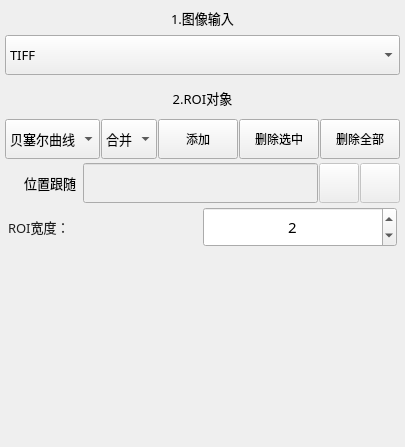
       <widget class="QWidget" name="ROITab">
        <attribute name="title">
         <string>   区域   </string>
        </attribute>
        <layout class="QVBoxLayout" name="verticalLayout" stretch="0,0,1">
         <property name="spacing">
          <number>0</number>
         </property>
         <property name="leftMargin">
          <number>0</number>
         </property>
         <property name="topMargin">
          <number>0</number>
         </property>
         <property name="rightMargin">
          <number>0</number>
         </property>
         <property name="bottomMargin">
          <number>0</number>
         </property>
         <item>
          <widget class="QWidget" name="groupImage_3" native="true">
           <property name="minimumSize">
            <size>
             <width>0</width>
             <height>60</height>
            </size>
           </property>
           <property name="maximumSize">
            <size>
             <width>16777215</width>
             <height>100</height>
            </size>
           </property>
           <property name="font">
            <font>
             <family>微软雅黑</family>
             <pointsize>10</pointsize>
            </font>
           </property>
           <layout class="QVBoxLayout" name="verticalLayout_3">
            <property name="spacing">
             <number>0</number>
            </property>
            <property name="leftMargin">
             <number>5</number>
            </property>
            <property name="topMargin">
             <number>0</number>
            </property>
            <property name="rightMargin">
             <number>5</number>
            </property>
            <property name="bottomMargin">
             <number>5</number>
            </property>
            <item>
             <widget class="QLabel" name="label">
              <property name="minimumSize">
               <size>
                <width>0</width>
                <height>35</height>
               </size>
              </property>
              <property name="text">
               <string>1.图像输入</string>
              </property>
              <property name="alignment">
               <set>Qt::AlignCenter</set>
              </property>
             </widget>
            </item>
            <item>
             <widget class="QComboBox" name="cbx_ImgInPut">
              <property name="minimumSize">
               <size>
                <width>80</width>
                <height>40</height>
               </size>
              </property>
              <property name="font">
               <font>
                <family>微软雅黑</family>
                <pointsize>10</pointsize>
               </font>
              </property>
              <property name="focusPolicy">
               <enum>Qt::WheelFocus</enum>
              </property>
              <property name="editable">
               <bool>false</bool>
              </property>
              <property name="currentIndex">
               <number>4</number>
              </property>
              <item>
               <property name="text">
                <string>JPG</string>
               </property>
              </item>
              <item>
               <property name="text">
                <string>JPEG</string>
               </property>
              </item>
              <item>
               <property name="text">
                <string>PNG</string>
               </property>
              </item>
              <item>
               <property name="text">
                <string>BMP</string>
               </property>
              </item>
              <item>
               <property name="text">
                <string>TIFF</string>
               </property>
              </item>
             </widget>
            </item>
           </layout>
          </widget>
         </item>
         <item>
          <widget class="QWidget" name="groupC4" native="true">
           <property name="minimumSize">
            <size>
             <width>0</width>
             <height>150</height>
            </size>
           </property>
           <property name="font">
            <font>
             <family>微软雅黑</family>
             <pointsize>10</pointsize>
            </font>
           </property>
           <layout class="QVBoxLayout" name="verticalLayout_4">
            <property name="spacing">
             <number>4</number>
            </property>
            <property name="leftMargin">
             <number>0</number>
            </property>
            <property name="topMargin">
             <number>0</number>
            </property>
            <property name="rightMargin">
             <number>0</number>
            </property>
            <property name="bottomMargin">
             <number>0</number>
            </property>
            <item>
             <widget class="QLabel" name="label_4">
              <property name="minimumSize">
               <size>
                <width>0</width>
                <height>35</height>
               </size>
              </property>
              <property name="text">
               <string>2.ROI对象</string>
              </property>
              <property name="alignment">
               <set>Qt::AlignCenter</set>
              </property>
             </widget>
            </item>
            <item>
             <layout class="QHBoxLayout" name="horizontalLayout_3">
              <property name="spacing">
               <number>1</number>
              </property>
              <property name="leftMargin">
               <number>5</number>
              </property>
              <property name="rightMargin">
               <number>5</number>
              </property>
              <item>
               <widget class="QComboBox" name="comboROIShape">
                <property name="sizePolicy">
                 <sizepolicy hsizetype="Preferred" vsizetype="Fixed">
                  <horstretch>0</horstretch>
                  <verstretch>0</verstretch>
                 </sizepolicy>
                </property>
                <property name="minimumSize">
                 <size>
                  <width>60</width>
                  <height>40</height>
                 </size>
                </property>
                <property name="font">
                 <font>
                  <family>微软雅黑</family>
                  <pointsize>10</pointsize>
                 </font>
                </property>
                <property name="focusPolicy">
                 <enum>Qt::WheelFocus</enum>
                </property>
                <property name="currentIndex">
                 <number>0</number>
                </property>
                <item>
                 <property name="text">
                  <string>贝塞尔曲线</string>
                 </property>
                </item>
               </widget>
              </item>
              <item>
               <widget class="QComboBox" name="comboxROIType">
                <property name="sizePolicy">
                 <sizepolicy hsizetype="Preferred" vsizetype="Fixed">
                  <horstretch>0</horstretch>
                  <verstretch>0</verstretch>
                 </sizepolicy>
                </property>
                <property name="minimumSize">
                 <size>
                  <width>40</width>
                  <height>40</height>
                 </size>
                </property>
                <property name="font">
                 <font>
                  <family>微软雅黑</family>
                  <pointsize>10</pointsize>
                 </font>
                </property>
                <property name="currentIndex">
                 <number>0</number>
                </property>
                <item>
                 <property name="text">
                  <string>合并</string>
                 </property>
                </item>
                <item>
                 <property name="text">
                  <string>差集</string>
                 </property>
                </item>
               </widget>
              </item>
              <item>
               <widget class="QPushButton" name="btnAddROI">
                <property name="sizePolicy">
                 <sizepolicy hsizetype="Preferred" vsizetype="Fixed">
                  <horstretch>0</horstretch>
                  <verstretch>0</verstretch>
                 </sizepolicy>
                </property>
                <property name="minimumSize">
                 <size>
                  <width>60</width>
                  <height>40</height>
                 </size>
                </property>
                <property name="font">
                 <font>
                  <family>微软雅黑</family>
                  <pointsize>9</pointsize>
                 </font>
                </property>
                <property name="text">
                 <string>添加</string>
                </property>
               </widget>
              </item>
              <item>
               <widget class="QPushButton" name="btnDeleteROISelect">
                <property name="sizePolicy">
                 <sizepolicy hsizetype="Preferred" vsizetype="Fixed">
                  <horstretch>0</horstretch>
                  <verstretch>0</verstretch>
                 </sizepolicy>
                </property>
                <property name="minimumSize">
                 <size>
                  <width>60</width>
                  <height>40</height>
                 </size>
                </property>
                <property name="font">
                 <font>
                  <family>微软雅黑</family>
                  <pointsize>9</pointsize>
                 </font>
                </property>
                <property name="text">
                 <string>删除选中</string>
                </property>
               </widget>
              </item>
              <item>
               <widget class="QPushButton" name="btnDeleteROIAll">
                <property name="sizePolicy">
                 <sizepolicy hsizetype="Preferred" vsizetype="Fixed">
                  <horstretch>0</horstretch>
                  <verstretch>0</verstretch>
                 </sizepolicy>
                </property>
                <property name="minimumSize">
                 <size>
                  <width>60</width>
                  <height>40</height>
                 </size>
                </property>
                <property name="font">
                 <font>
                  <family>微软雅黑</family>
                  <pointsize>9</pointsize>
                 </font>
                </property>
                <property name="text">
                 <string>删除全部</string>
                </property>
               </widget>
              </item>
             </layout>
            </item>
            <item>
             <layout class="QHBoxLayout" name="horizontalLayout_6" stretch="0,1,0,0">
              <property name="spacing">
               <number>1</number>
              </property>
              <property name="leftMargin">
               <number>5</number>
              </property>
              <property name="rightMargin">
               <number>5</number>
              </property>
              <item>
               <widget class="QCheckBox" name="checkUseFollow">
                <property name="sizePolicy">
                 <sizepolicy hsizetype="Preferred" vsizetype="Fixed">
                  <horstretch>0</horstretch>
                  <verstretch>0</verstretch>
                 </sizepolicy>
                </property>
                <property name="minimumSize">
                 <size>
                  <width>40</width>
                  <height>40</height>
                 </size>
                </property>
                <property name="font">
                 <font>
                  <family>微软雅黑</family>
                  <pointsize>10</pointsize>
                 </font>
                </property>
                <property name="styleSheet">
                 <string notr="true">background: transparent;</string>
                </property>
                <property name="text">
                 <string>位置跟随</string>
                </property>
                <property name="iconSize">
                 <size>
                  <width>22</width>
                  <height>22</height>
                 </size>
                </property>
                <property name="checked">
                 <bool>false</bool>
                </property>
               </widget>
              </item>
              <item>
               <widget class="QLineEdit" name="txtLinkFollow">
                <property name="enabled">
                 <bool>false</bool>
                </property>
                <property name="sizePolicy">
                 <sizepolicy hsizetype="Preferred" vsizetype="Fixed">
                  <horstretch>0</horstretch>
                  <verstretch>0</verstretch>
                 </sizepolicy>
                </property>
                <property name="minimumSize">
                 <size>
                  <width>0</width>
                  <height>40</height>
                 </size>
                </property>
                <property name="font">
                 <font>
                  <family>微软雅黑</family>
                  <pointsize>10</pointsize>
                 </font>
                </property>
                <property name="toolTip">
                 <string>匹配基准中心</string>
                </property>
                <property name="alignment">
                 <set>Qt::AlignCenter</set>
                </property>
                <property name="readOnly">
                 <bool>false</bool>
                </property>
               </widget>
              </item>
              <item>
               <widget class="QPushButton" name="btnLinkContent">
                <property name="enabled">
                 <bool>false</bool>
                </property>
                <property name="sizePolicy">
                 <sizepolicy hsizetype="Preferred" vsizetype="Fixed">
                  <horstretch>0</horstretch>
                  <verstretch>0</verstretch>
                 </sizepolicy>
                </property>
                <property name="minimumSize">
                 <size>
                  <width>40</width>
                  <height>40</height>
                 </size>
                </property>
                <property name="toolTip">
                 <string>链接位置跟随</string>
                </property>
                <property name="text">
                 <string/>
                </property>
                <property name="icon">
                 <iconset resource="../../../QApplication/saribbonresouce.qrc">
                  <normaloff>:/image/icon/images/link.png</normaloff>:/image/icon/images/link.png</iconset>
                </property>
                <property name="iconSize">
                 <size>
                  <width>25</width>
                  <height>25</height>
                 </size>
                </property>
               </widget>
              </item>
              <item>
               <widget class="QPushButton" name="btnDelLinkContent">
                <property name="enabled">
                 <bool>false</bool>
                </property>
                <property name="sizePolicy">
                 <sizepolicy hsizetype="Preferred" vsizetype="Fixed">
                  <horstretch>0</horstretch>
                  <verstretch>0</verstretch>
                 </sizepolicy>
                </property>
                <property name="minimumSize">
                 <size>
                  <width>40</width>
                  <height>40</height>
                 </size>
                </property>
                <property name="toolTip">
                 <string>删除位置跟随链接</string>
                </property>
                <property name="text">
                 <string/>
                </property>
                <property name="icon">
                 <iconset resource="../../../QApplication/saribbonresouce.qrc">
                  <normaloff>:/image/icon/images/close.png</normaloff>:/image/icon/images/close.png</iconset>
                </property>
                <property name="iconSize">
                 <size>
                  <width>27</width>
                  <height>27</height>
                 </size>
                </property>
               </widget>
              </item>
             </layout>
            </item>
            <item>
             <layout class="QHBoxLayout" name="horizontalLayout_7" stretch="1,1">
              <property name="spacing">
               <number>1</number>
              </property>
              <property name="leftMargin">
               <number>8</number>
              </property>
              <property name="rightMargin">
               <number>8</number>
              </property>
              <item>
               <widget class="QLabel" name="label_20">
                <property name="sizePolicy">
                 <sizepolicy hsizetype="Preferred" vsizetype="Fixed">
                  <horstretch>0</horstretch>
                  <verstretch>0</verstretch>
                 </sizepolicy>
                </property>
                <property name="minimumSize">
                 <size>
                  <width>0</width>
                  <height>40</height>
                 </size>
                </property>
                <property name="font">
                 <font>
                  <family>微软雅黑</family>
                  <pointsize>10</pointsize>
                 </font>
                </property>
                <property name="styleSheet">
                 <string notr="true">color: rgb(30, 30, 30);
background: transparent;</string>
                </property>
                <property name="text">
                 <string>ROI宽度：</string>
                </property>
               </widget>
              </item>
              <item>
               <widget class="QSpinBox" name="spinRoiW">
                <property name="sizePolicy">
                 <sizepolicy hsizetype="Preferred" vsizetype="Fixed">
                  <horstretch>0</horstretch>
                  <verstretch>0</verstretch>
                 </sizepolicy>
                </property>
                <property name="minimumSize">
                 <size>
                  <width>0</width>
                  <height>40</height>
                 </size>
                </property>
                <property name="font">
                 <font>
                  <family>微软雅黑</family>
                  <pointsize>11</pointsize>
                 </font>
                </property>
                <property name="alignment">
                 <set>Qt::AlignCenter</set>
                </property>
                <property name="minimum">
                 <number>1</number>
                </property>
                <property name="maximum">
                 <number>100</number>
                </property>
                <property name="value">
                 <number>2</number>
                </property>
               </widget>
              </item>
             </layout>
            </item>
           </layout>
          </widget>
         </item>
         <item>
          <widget class="QWidget" name="ROIwidget" native="true">
           <property name="minimumSize">
            <size>
             <width>0</width>
             <height>200</height>
            </size>
           </property>
           <layout class="QVBoxLayout" name="ROILayout">
            <property name="spacing">
             <number>0</number>
            </property>
            <property name="leftMargin">
             <number>0</number>
            </property>
            <property name="topMargin">
             <number>0</number>
            </property>
            <property name="rightMargin">
             <number>0</number>
            </property>
            <property name="bottomMargin">
             <number>0</number>
            </property>
           </layout>
          </widget>
         </item>
        </layout>
       </widget>
